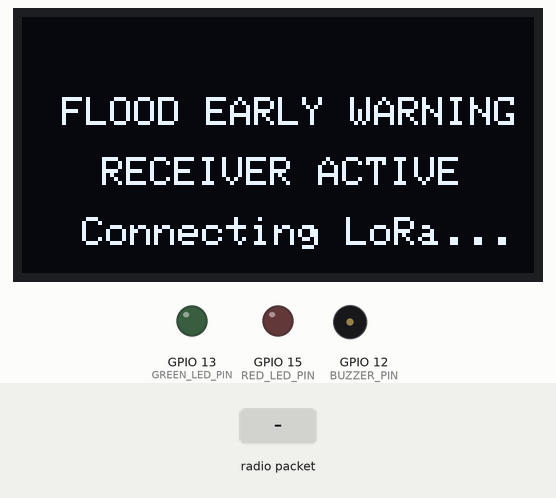
Bench run of a sketch on a simulated ESP32. Shown: 128×64 one-colour display, output pins drawn as LEDs (lit = HIGH), buzzer (waves = sounding, pin HIGH). Inputs (shaded band) come from the test bench. No radio packets arrive unless stated; what the sketch prints to the serial monitor is not drawn.

Above: at 1.5 s.
1.6 s: radio packet "warning" arrives
At 2.7 s:
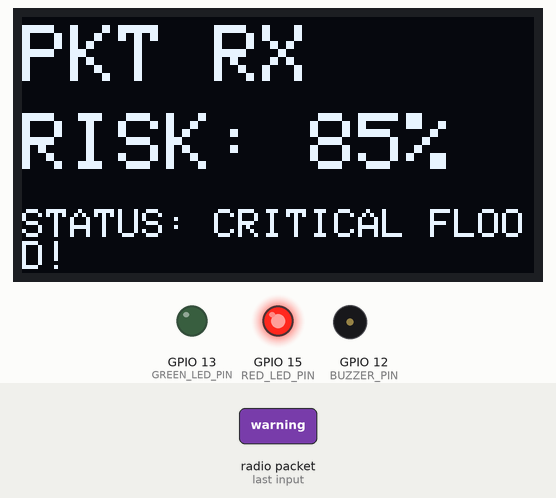
3.2 s: radio packet "200" arrives
At 3.8 s:
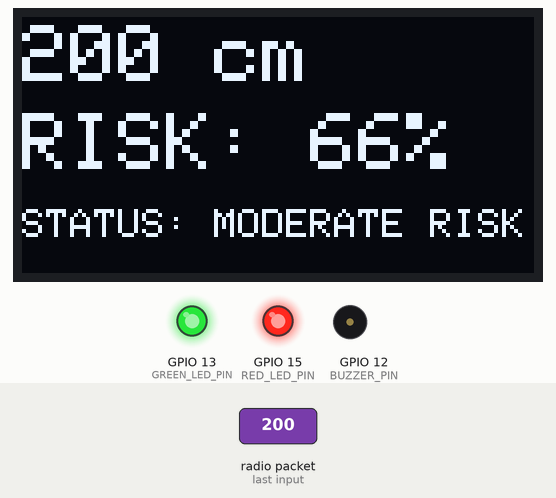
4.7 s: radio packet "Distance:" arrives
At 5.5 s:
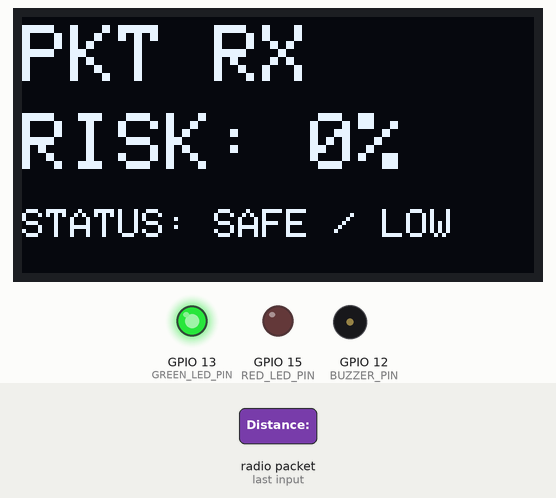
6.2 s: radio packet "5" arrives
At 7.4 s:
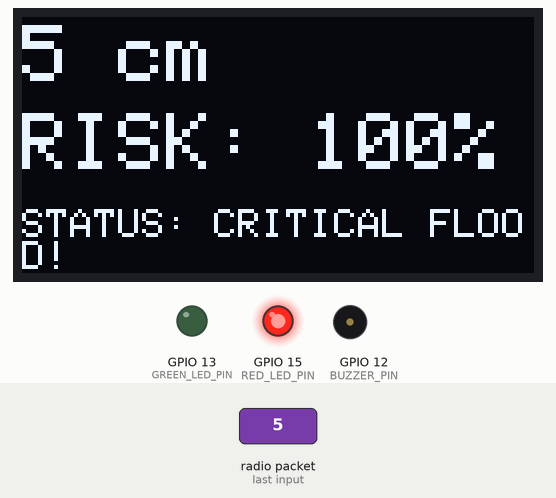
7.8 s: radio packet "ALERT" arrives
At 7.88 s:
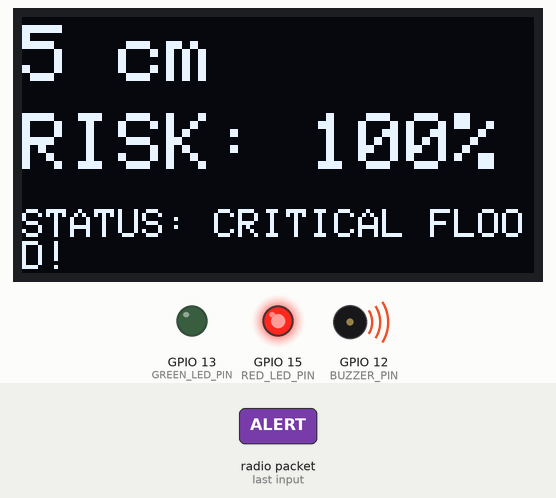
9.4 s: radio packet "Distance:" arrives
At 10.3 s:
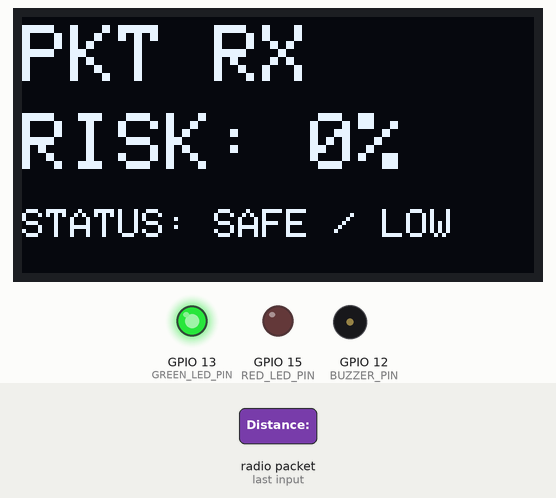
Timing chart, 0 to 11.9 s (numbered marks = the images above; inputs shaded):
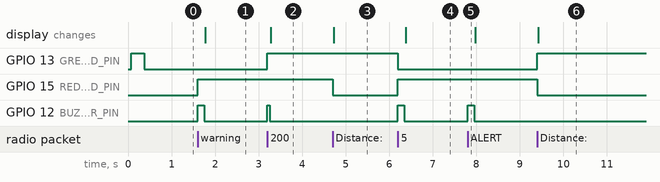

The sketch:

Receiver_Gateway_Node_Code.ino
```cpp
#include <SPI.h>
#include <LoRa.h>
#include <Wire.h>
#include <Adafruit_GFX.h>
#include <Adafruit_SSD1306.h>

// --- OLED Display Settings ---
#define SCREEN_WIDTH 128
#define SCREEN_HEIGHT 64
#define OLED_RESET    -1
Adafruit_SSD1306 display(SCREEN_WIDTH, SCREEN_HEIGHT, &Wire, OLED_RESET);

// --- LoRa SPI Pins (ESP32) ---
#define SCK     18
#define MISO    19
#define MOSI    23
#define SS      5
#define RST     14
#define DIO0    2

// --- Actuators & Indicator Pins ---
#define BUZZER_PIN    12
#define GREEN_LED_PIN 13
#define RED_LED_PIN   15

// --- Flood Risk Distance Thresholds (in cm) ---
// Adjust these to match the physical mounting height of your sensor
const int SAFE_DISTANCE_CM = 500;     // Safe water level (0% risk)
const int CRITICAL_DISTANCE_CM = 50;  // Dangerously high water level (100% risk)

void processIncomingData(String data, int rssi);

void setup() {
  Serial.begin(115200);

  // Initialize Peripheral Pins
  pinMode(BUZZER_PIN, OUTPUT);
  pinMode(GREEN_LED_PIN, OUTPUT);
  pinMode(RED_LED_PIN, OUTPUT);

  digitalWrite(BUZZER_PIN, LOW);
  digitalWrite(GREEN_LED_PIN, LOW);
  digitalWrite(RED_LED_PIN, LOW);

  // Initialize OLED Screen
  if (!display.begin(SSD1306_SWITCHCAPVCC, 0x3C)) {
    Serial.println(F("[ERROR] OLED Initialization Failed!"));
    for (;;);
  }

  display.clearDisplay();
  display.setTextColor(SSD1306_WHITE);
  display.setTextSize(1);
  display.setCursor(10, 20);
  display.println(F("FLOOD EARLY WARNING"));
  display.setCursor(20, 35);
  display.println(F("RECEIVER ACTIVE"));
  display.setCursor(15, 50);
  display.println(F("Connecting LoRa..."));
  display.display();

  // Initialize SPI LoRa Module (433 MHz)
  SPI.begin(SCK, MISO, MOSI, SS);
  LoRa.setPins(SS, RST, DIO0);

  if (!LoRa.begin(433E6)) {
    display.clearDisplay();
    display.setCursor(0, 25);
    display.setTextSize(1);
    display.println(F("[ERROR] LoRa Init Failed!"));
    display.println(F("Check Wiring & Power"));
    display.display();
    while (1);
  }

  // Startup Indicator Blink
  digitalWrite(GREEN_LED_PIN, HIGH);
  delay(300);
  digitalWrite(GREEN_LED_PIN, LOW);
}

void loop() {
  // Check for incoming LoRa packet
  int packetSize = LoRa.parsePacket();
  if (packetSize) {
    String incomingData = "";
    while (LoRa.available()) {
      incomingData += (char)LoRa.read();
    }

    int rssi = LoRa.packetRssi();

    // Serial Logging
    Serial.print("Payload Received: ");
    Serial.print(incomingData);
    Serial.print(" | RSSI: ");
    Serial.println(rssi);

    // Update screen and alert status
    processIncomingData(incomingData, rssi);
  }
}

// =========================================================================
// DATA PARSING & RISK CALCULATION
// =========================================================================
void processIncomingData(String data, int rssi) {
  display.clearDisplay();
  display.setTextColor(SSD1306_WHITE);

  int distance = 0;
  int floodProbability = 0;

  // 1. EXTRACT NUMERIC DISTANCE FROM PAYLOAD
  int distIndex = data.indexOf("Distance:");
  if (distIndex != -1) {
    // String contains formatted payload e.g. "Distance: 450cm"
    String distSub = data.substring(distIndex + 9);
    distSub.trim();
    distance = distSub.toInt();
  } else {
    // Fallback if payload is sent as a direct numeric string
    distance = data.toInt();
  }

  // 2. CHECK FOR WARNING / HAZARD KEYWORDS
  bool hasWarningFlag = (data.indexOf("warning") >= 0 || data.indexOf("ALERT") >= 0 || data.indexOf("HAZARD") >= 0);

  // 3. DYNAMIC PROBABILITY MAPPING (0% - 100%)
  if (distance > 0) {
    if (distance >= SAFE_DISTANCE_CM) {
      floodProbability = 0;
    } else if (distance <= CRITICAL_DISTANCE_CM) {
      floodProbability = 100;
    } else {
      // Inversely map distance: smaller distance = higher risk
      floodProbability = map(distance, SAFE_DISTANCE_CM, CRITICAL_DISTANCE_CM, 0, 100);
      floodProbability = constrain(floodProbability, 0, 100);
    }
  }

  // Override probability if ML classifier on transmitter flags warning state
  if (hasWarningFlag && floodProbability < 50) {
    floodProbability = 85;
  }

  // 4. DISPLAY LINE 1: Distance Metric
  display.setCursor(0, 2);
  display.setTextSize(2);
  if (distance > 0) {
    display.print(distance);
    display.print(" cm");
  } else {
    display.print("PKT RX");
  }

  // 5. DISPLAY LINE 2: Risk Percentage
  display.setCursor(0, 24);
  display.setTextSize(2);
  display.print("RISK: ");
  display.print(floodProbability);
  display.print("%");

  // 6. DISPLAY LINE 3 & ACTUATORS: Multi-Stage Alert States
  display.setCursor(0, 48);
  display.setTextSize(1);

  if (floodProbability < 30) {
    // SAFE / LOW RISK
    display.print("STATUS: SAFE / LOW");
    digitalWrite(GREEN_LED_PIN, HIGH);
    digitalWrite(RED_LED_PIN, LOW);
    digitalWrite(BUZZER_PIN, LOW);

  } else if (floodProbability >= 30 && floodProbability < 70) {
    // MODERATE RISK
    display.print("STATUS: MODERATE RISK");
    digitalWrite(GREEN_LED_PIN, HIGH);
    digitalWrite(RED_LED_PIN, HIGH);

    // Short warning beep
    digitalWrite(BUZZER_PIN, HIGH);
    delay(50);
    digitalWrite(BUZZER_PIN, LOW);

  } else {
    // CRITICAL FLOOD HAZARD
    display.print("STATUS: CRITICAL FLOOD!");
    digitalWrite(GREEN_LED_PIN, LOW);
    digitalWrite(RED_LED_PIN, HIGH);

    // Continuous urgent alarm pulse
    digitalWrite(BUZZER_PIN, HIGH);
    delay(150);
    digitalWrite(BUZZER_PIN, LOW);
  }

  // Push frame buffer to display
  display.display();
}
```

Measured:
- after the input at 1.6 s, GPIO 15 (RED_LED_PIN): LOW → HIGH at once; GPIO 12 (BUZZER_PIN): LOW → HIGH at once, → LOW 0.15 s later; the display: changes after 0.18 s (image 1)
- after the input at 3.2 s, GPIO 13 (GREEN_LED_PIN): LOW → HIGH at once; GPIO 12 (BUZZER_PIN): LOW → HIGH at once, → LOW 0.05 s later; the display: changes after 0.08 s (image 2)
- after the input at 4.7 s, GPIO 15 (RED_LED_PIN): HIGH → LOW at once; the display: changes at once (image 3)
- after the input at 6.2 s, GPIO 13 (GREEN_LED_PIN): HIGH → LOW at once; GPIO 15 (RED_LED_PIN): LOW → HIGH at once; GPIO 12 (BUZZER_PIN): LOW → HIGH at once, → LOW 0.15 s later; the display: changes after 0.18 s (image 4)
- after the input at 7.8 s, GPIO 12 (BUZZER_PIN): LOW → HIGH at once, → LOW 0.15 s later
- after the input at 9.4 s, GPIO 13 (GREEN_LED_PIN): LOW → HIGH at once; GPIO 15 (RED_LED_PIN): HIGH → LOW at once; the display: changes at once (image 6)
